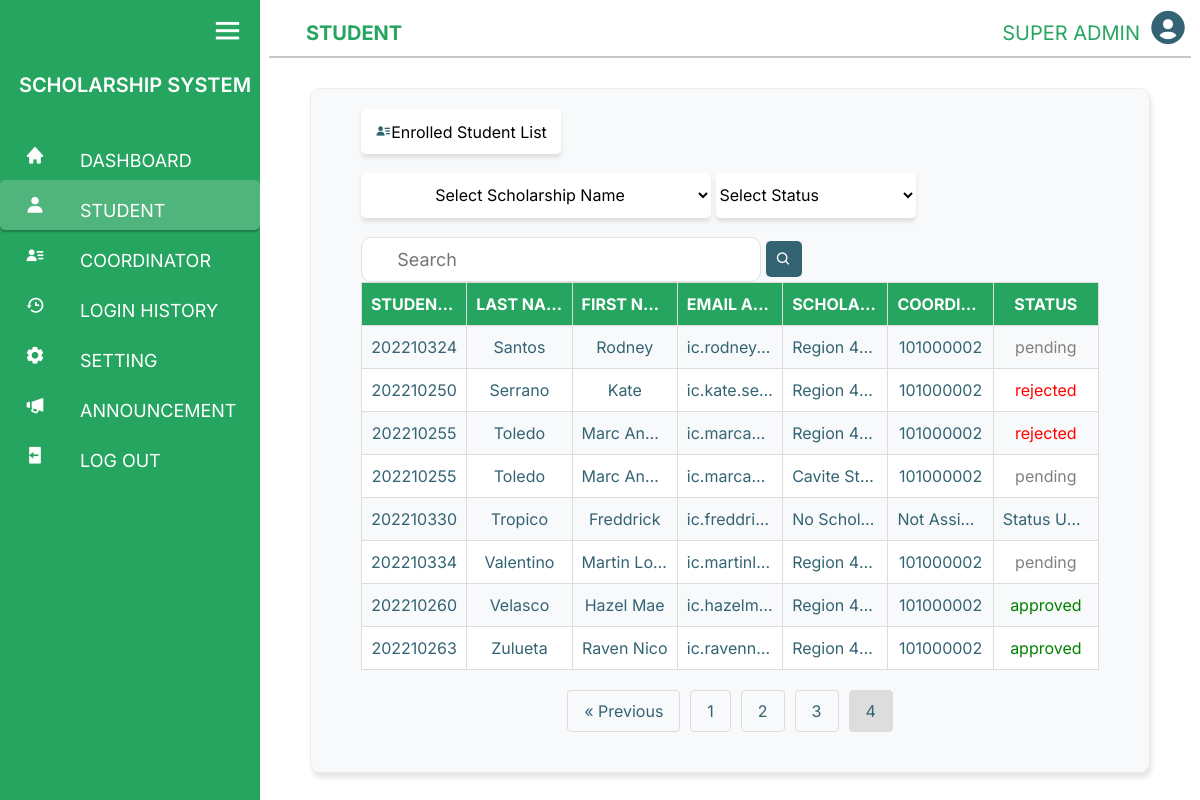
Page /superadmin/superadmin_Student.php?page=4 on the committed database.
### tables this page shows
CREATE TABLE `tbl_student_acc` (
  `Student_No` int(11) NOT NULL,
  `First_name` varchar(50) NOT NULL,
  `Last_name` varchar(50) NOT NULL,
  `Email_Address` varchar(50) NOT NULL,
  `Password` longtext NOT NULL,
  `OTP_password` varchar(191) DEFAULT NULL,
  `Verification_Token` varchar(191) NOT NULL,
  `Verification_Status` tinyint(2) NOT NULL DEFAULT 0 COMMENT '0 = no, 1 = yes',
  `Date_Created` timestamp NOT NULL DEFAULT current_timestamp() ON UPDATE current_timestamp()
);

CREATE TABLE `tbl_scholarship` (
  `scholarship_no` int(11) NOT NULL,
  `scholarship_name` text NOT NULL,
  `description` text NOT NULL,
  `qualifications` text NOT NULL,
  `start_of_applications` date NOT NULL,
  `end_of_applications` date NOT NULL,
  `Admin_id` int(11) NOT NULL,
  `scholarship_processed` datetime DEFAULT NULL
);

CREATE TABLE `tbl_application_scholarship` (
  `Student_No` int(11) NOT NULL,
  `scholarship_no` int(11) NOT NULL,
  `C_status` varchar(50) NOT NULL,
  `rejection_reason` text NOT NULL,
  `application_date` date DEFAULT NULL,
  `Admin_id` int(11) DEFAULT NULL,
  `processed_date` datetime DEFAULT NULL
);

### superadmin/superadmin_Student.php (the view, shortened to what this page needs)
<?php
$conn = new mysqli('localhost', 'root', '', 'db_scholarship_system');
?>
<!DOCTYPE html>
<html lang="en">
<head>
    <link href="bootstrap.min.css" rel="stylesheet">
    <link href='https://unpkg.com/boxicons@2.0.7/css/boxicons.min.css' rel='stylesheet'>
    <link rel="stylesheet" href="superadmin.css">
    <link href="sweetalert2.min.css" rel="stylesheet">
</head>
<body>
    <div class="sidebar open">
        <div class="home-content">
            <i class='bx bx-menu'></i>
        </div>
        <div class="logo-details justify-content-center">
            <span class="logo_name">SCHOLARSHIP SYSTEM</span>
        </div>
        <ul class="nav-links">
            <li>
                <a href="superadmin_dashboard.php">
                    <i class='bx bxs-home'></i>
                    <span class="link_name">DASHBOARD</span>
                </a>
            </li>
            <li style="border-radius: 5px;
background: rgba(244, 244, 244, 0.20);
box-shadow: 0px 2px 2px 0px rgba(0, 0, 0, 0.25);">
                <a href="superadmin_Student.php">
                    <i class='bx bxs-user'></i>
                    <span class="link_name">STUDENT</span>
                </a>
            </li>
            <li>
                <a href="superadmin_coor.php">
                    <i class='bx bxs-user-detail'></i>
                    <span class="link_name">COORDINATOR</span>
                </a>
            </li>
            <li>
                <a href="superadmin_history.php">
                    <i class='bx bx-history'></i>
                    <span class="link_name">LOGIN HISTORY</span>
                </a>
            </li>
            <li>
                <a href="superadmin_setting.php">
                    <i class='bx bxs-cog'></i>
                    <span class="link_name">SETTING</span>
                </a>
            </li>
            <li>
                <a href="superadmin_announcement.php">
                    <i class='bx bxs-megaphone'></i>
                    <span class="link_name">ANNOUNCEMENT</span>
                </a>
            </li>
            <li>
                <a href="" id="logout-link">
                    <i class='bx bxs-log-out'></i>
                    <span class="link_name ">LOG OUT</span>
                </a>
            </li>
        </ul>
    </div>
    <section class="home-section ">
        <nav class="navbar navbar-expand-lg navbar-light">
            <div class="container-fluid">
                <span class=" ms-4 fw-bold">STUDENT</span>
                <div class="d-flex ms-auto">
                    <a href="#" class="nav-link d-flex align-items-center">
                        <span class="me-2 fw-normal">SUPER ADMIN</span>
                        <i class='bx bxs-user-circle custom-icon'></i>
                    </a>
                </div>
            </div>
        </nav>
        <hr>
        <div class="main-container" id="div1">
            <div class="row">
                <div class="col-sm-12">
                    <button class="application-btn" id="buttonInDiv1" style="float: left;"><i class='bx bxs-user-detail'></i>Enrolled Student List</button>
                    <div class="content-application">
                        <form action="" method="POST">
                            <select style="border: none; width:350px; text-align:center;" class="application-btn" id="select_Scholar_name" name="req_name">
                                <option value="" disabled selected>Select Scholarship Name</option>
                            </select>
                            <select style="border: none;" name="status_select" id="status_select" class="application-btn">
                                <option value="" disabled selected>Select Status</option>
                            </select>
                            <input class="search-input" type="text" name="search_user" id="search_user" value="<?php echo isset($_POST['search_user']) ? htmlspecialchars($_POST['search_user']) : ''; ?>" placeholder="   Search">
                            <button type="button" name="submit" value="submit-pending">
                                <div class='bx bx-search'></div>
                            </button>
                        </form>
                    </div>
                </div>
            </div>
            <div class="row">
                <div class="col-sm-12 content-student">
                    <table class="table-striped">
                        <tr>
                            <th>STUDENT ID</th>
                            <th>LAST NAME</th>
                            <th>FIRST NAME</th>
                            <th>EMAIL ADDRESS</th>
                            <th>SCHOLARSHIP NAME</th>
                            <th style='text-align: center;'>COORDINATOR ID</th>
                            <th style='text-align: center;'>STATUS</th>
                        </tr>
                        <tbody id="results-container">
                        <?php
                            $records_per_page = 10;
                            $current_page = isset($_GET['page']) && is_numeric($_GET['page']) ? (int)$_GET['page'] : 1;
                            $offset = ($current_page - 1) * $records_per_page;
                            $total_records_sql = "SELECT COUNT(*) AS total FROM tbl_student_acc";
                            $total_records_result = $conn->query($total_records_sql);
                            $total_records = $total_records_result->fetch_assoc()['total'];
                            $total_pages = ceil($total_records / $records_per_page);
                            $sql_default = "
                                SELECT
                                    tbl_student_acc.Student_No,
                                    tbl_student_acc.First_name,
                                    tbl_student_acc.Last_name,
                                    tbl_student_acc.Email_Address,
                                    tbl_scholarship.scholarship_name,
                                    tbl_application_scholarship.Admin_id,
                                    tbl_application_scholarship.C_status
                                FROM
                                    tbl_student_acc
                                LEFT JOIN
                                    tbl_application_scholarship
                                ON
                                    tbl_student_acc.Student_No = tbl_application_scholarship.Student_No
                                LEFT JOIN
                                    tbl_scholarship
                                ON
                                    tbl_scholarship.scholarship_no = tbl_application_scholarship.scholarship_no
                                ORDER BY
                                    tbl_student_acc.Last_name ASC
                                LIMIT $records_per_page OFFSET $offset
                            ";
                            $result_default = $conn->query($sql_default);
                            if ($result_default->num_rows > 0) {
                                $row_count = 0;
                                while ($row = $result_default->fetch_assoc()) {
                                    $row_class = ($row_count % 2 == 0) ? 'even' : 'odd';
                                    $row_count++;
                                    $admin_id = !empty($row["Admin_id"]) ? htmlspecialchars($row["Admin_id"]) : 'Not Assigned';
                                    $scholarship_name = !empty($row["scholarship_name"]) ? htmlspecialchars($row["scholarship_name"]) : 'No Scholarship';
                                    $c_status = !empty($row["C_status"]) ? htmlspecialchars($row["C_status"]) : 'Status Unknown';
                                    $status_color = '#346473';
                                    if (strtolower($c_status) == 'pending') {
                                        $status_color = 'gray';
                                    } elseif (strtolower($c_status) == 'approved') {
                                        $status_color = 'green';
                                    } elseif (strtolower($c_status) == 'rejected') {
                                        $status_color = 'red';
                                    }
                                    echo "<tr class='$row_class'>
                                        <td>" . htmlspecialchars($row["Student_No"]) . "</td>
                                        <td>" . htmlspecialchars($row["Last_name"]) . "</td>
                                        <td>" . htmlspecialchars($row["First_name"]) . "</td>
                                        <td>" . htmlspecialchars($row["Email_Address"]) . "</td>
                                        <td>" . $scholarship_name . "</td>
                                        <td style='text-align: center;'>" . $admin_id . "</td>
                                        <td style='text-align: center; color: $status_color;'>" . $c_status . "</td>
                                    </tr>";
                                }
                            } else {
                                echo "<tr>
                                    <td colspan='7' style='text-align: center;'>NO AVAILABLE APPLICATION!</td>
                                </tr>";
                            }
                            ?>
                        </tbody>
                    </table>
                    <?php
                            echo "<div class='pagination' style='text-align: center; margin-top: 20px;'>";
                            if ($current_page > 1) {
                                echo "<a href='?page=" . ($current_page - 1) . "'>&laquo; Previous</a> ";
                            }
                            for ($page = 1; $page <= $total_pages; $page++) {
                                if ($page == $current_page) {
                                    echo "<a href='' style='background-color:#dddddd;'>$page</a> ";
                                } else {
                                    echo "<a href='?page=$page'>$page</a> ";
                                }
                            }
                            echo "</div>";
                    ?>
                </div>
            </div>
        </div>
    </section>
</body>
</html>

### superadmin/superadmin.css (style rules this page uses)
* { margin: 0; padding: 0; box-sizing: border-box; }
body { font-family: 'Inter', sans-serif; }
.sidebar { position: fixed; top: 0; left: 0; height: 100%; width: 260px; background: #25A55F; z-index: 100; transition: all 0.5s ease; }
.sidebar .home-content { height: 60px; padding-left: 5px; padding-right: 5px; display: flex; align-items: center; justify-content: flex-end; position: relative; }
.home-content .bx-menu { color: #ffffff; font-size: 35px; cursor: pointer; position: absolute; right: 15px; transition: all 0.5s ease; }
.sidebar .logo-details { height: auto; width: 100%; display: flex; align-items: center; justify-content: center; }
.sidebar .logo-details .logo_name { font-size: 20px; color: #fff; font-weight: 600; transition: 0.2s ease; transition-delay: 0.1s; white-space: nowrap; }
.sidebar .nav-links { height: 100%; padding: 30px 0 150px 0; overflow: auto; }
.sidebar .nav-links li { position: relative; list-style: none; transition: all 0.4s ease; }
.sidebar .nav-links li i { height: 50px; min-width: 70px; text-align: center; line-height: 50px; color: #fff; font-size: 20px; transition: all 0.3s ease; }
.sidebar .nav-links li a { display: flex; align-items: center; text-decoration: none; }
.sidebar .nav-links li a .link_name { font-size: 18px; font-weight: 400; color: #fff; transition: all 0.4s ease; white-space: nowrap; }
.home-section { position: relative; background: #fff; height: 100vh; left: 260px; width: calc(100% - 260px); transition: all 0.5s ease; }
.container-fluid span { color: #25A55F; }
.custom-icon { font-size: 2.5rem; color: #346473; }
hr { margin: 0 auto; border: 1px solid; width: 98%; }
.main-container { margin: 30px 50px 30px 50px; padding: 20px 50px 20px 50px; background-color: #f8f9fa; border: #ebebeb solid 1px; color: #346473; border-radius: 10px; box-shadow: 2px 5px 5px rgba(0, 0, 0, 0.1); }
.content-application { float: right; }
.bx,b { color: #346473; }
.application-btn { border-radius: 5px; background: #FFF; box-shadow: 0px 4px 4px 0px rgba(0, 0, 0, 0.10); width: 200px; height: 45px; margin-bottom: 19px; }
.search-input { border-radius: 10px; border: 1px solid #E1E1E1; background: #FFF; text-indent: 20px; font-size: 18px; width: 400px; height: 45px; }
.bx-search { border-radius: 5px ; background-color: #346473; color: #FFF; padding: 10px; }
button { border: none; }
table { width: 100%; table-layout: fixed; border-collapse: collapse; }
th { height: 30px; }
th,td { text-align: left; overflow: hidden; text-overflow: ellipsis; white-space: nowrap; }
span { font-size: 20px; font-weight: solid; color: white; padding: 10px 0px 0px 10px; }
table { width: 100%; border-collapse: collapse; }
th, td { padding: 8px; text-align: left; border: 1px solid #ddd; }
tr.even { background-color: #f8f9fa; }
tr.odd { background-color: #ffffff; }
th { background-color: #25A55F; color: white; }
.pagination { display: flex; justify-content: center; margin: 20px 0; }
.pagination a { margin: 0 5px; padding: 8px 16px; border: 1px solid #ddd; border-radius: 4px; text-decoration: none; color: #346473; }
th, td { padding: 9px; text-align: left; border: 1px solid #ddd; text-align: center; }

### rows in the picture
tbl_student_acc: Student_No "202210324", Last_name "Santos", First_name "Rodney", Email_Address "ic.rodne…", tbl_scholarship.scholarship_name "Region…", tbl_application_scholarship.Admin_id "101000002", tbl_application_scholarship.C_status "pending"
tbl_student_acc: Student_No "202210250", Last_name "Serrano", First_name "Kate", Email_Address "ic.kate.…", tbl_scholarship.scholarship_name "Region…", tbl_application_scholarship.Admin_id "101000002", tbl_application_scholarship.C_status "rejected"
tbl_student_acc: Student_No "202210255", Last_name "Toledo", First_name "Marc A…", Email_Address "ic.marc…", tbl_scholarship.scholarship_name "Region…", tbl_application_scholarship.Admin_id "101000002", tbl_application_scholarship.C_status "rejected", tbl_scholarship.scholarship_name "Cavite S…", tbl_application_scholarship.C_status "pending"
tbl_student_acc: Student_No "202210330", Last_name "Tropico", First_name "Freddrick", Email_Address "ic.fredd…", scholarship_name "No Sch…", admin_id "Not Ass…", c_status "Status…"
tbl_student_acc: Student_No "202210334", Last_name "Valentino", First_name "Martin L…", Email_Address "ic.marti…", tbl_scholarship.scholarship_name "Region…", tbl_application_scholarship.Admin_id "101000002", tbl_application_scholarship.C_status "pending"
tbl_student_acc: Student_No "202210260", Last_name "Velasco", First_name "Hazel Mae", Email_Address "ic.hazel…", tbl_scholarship.scholarship_name "Region…", tbl_application_scholarship.Admin_id "101000002", tbl_application_scholarship.C_status "approved"
tbl_student_acc: Student_No "202210263", Last_name "Zulueta", First_name "Raven Nico", Email_Address "ic.raven…", tbl_scholarship.scholarship_name "Region…", tbl_application_scholarship.Admin_id "101000002", tbl_application_scholarship.C_status "approved"
